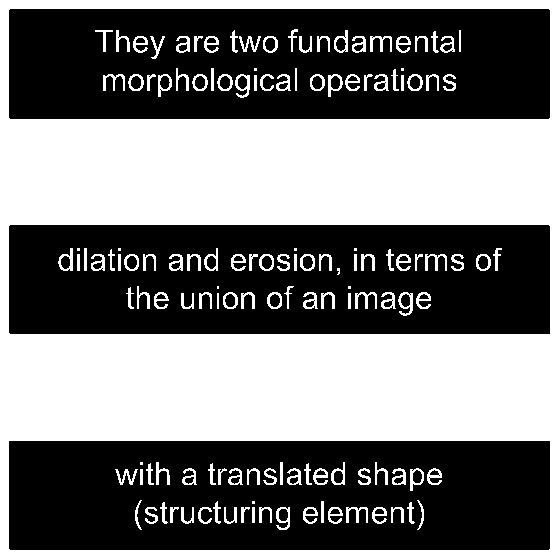
%> input picture lab5/images/Dilation.tif, 560 x 560 px
$ octave task1_dilation.m   (GNU Octave 9; MATLAB toolbox functions it lacks are replaced by stand-ins)
%> lines starting %> are read from the running program, lines starting %| are printed output that depends on the picture; in (x1, y1, x2, y2) boxes, pixels count from 0 and x2, y2 are one past the last pixel; in counts of white or black regions, pixels touching at a corner belong together; the program's own positions count from 1
pkg load image;
clear; close all;

img_dir = '../images/';
out_dir = '../results/';
if ~exist(out_dir, 'dir'); mkdir(out_dir); end

% Read images
img1 = imread([img_dir 'Dilation.tif']);
%> img1 is the input picture: size 560x560 uint8; 47.6% white; 140 white regions (11 under 20 px), largest, box (x1, y1, x2, y2) and area: (0, 0, 560, 560) 136161, (235, 74, 250, 98) 164, (398, 292, 413, 316) 163
img2 = imread([img_dir 'ToiletOpen.tif']);
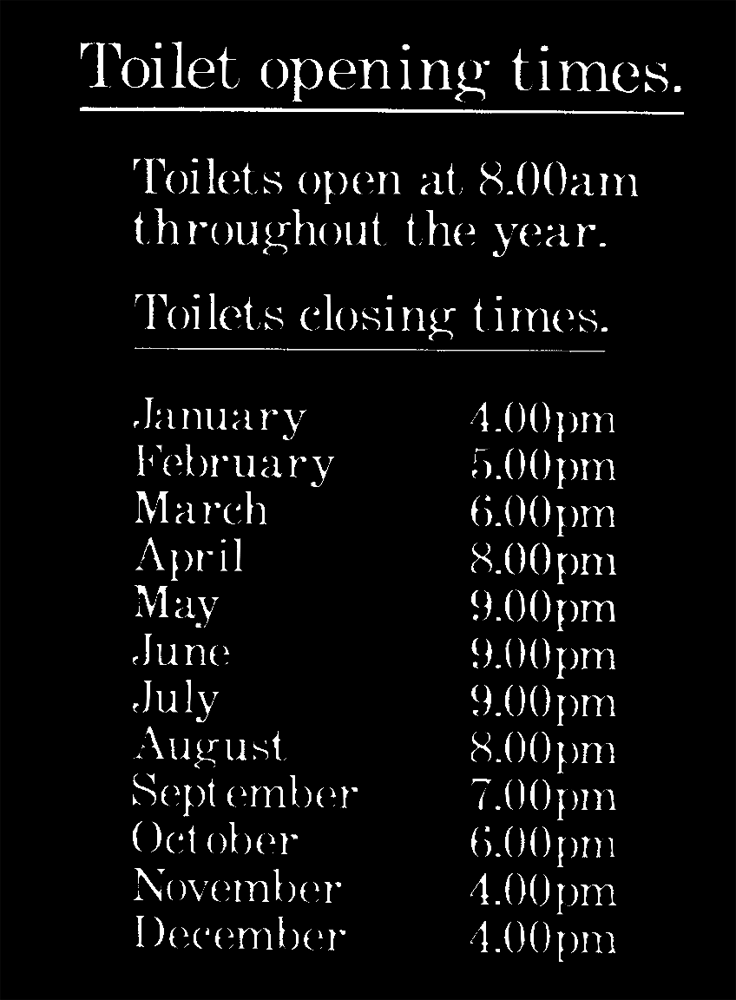
%> input picture lab5/images/ToiletOpen.tif, 736 x 1000 px
%> img2 is the input picture: size 1000x736 uint8; min 0, max 255, mean 12.5

if size(img1, 3) == 3; img1 = rgb2gray(img1); end
if size(img2, 3) == 3; img2 = rgb2gray(img2); end

% Original SE: 3x3 square (all ones)
SE_orig = strel('square', 3);

% X-type SE: only main and secondary diagonals
SE_x_mat = logical([1 0 1; 0 1 0; 1 0 1]);
SE_x = strel('arbitrary', SE_x_mat);

% Apply dilation
img1_dil_orig = imdilate(img1, SE_orig);
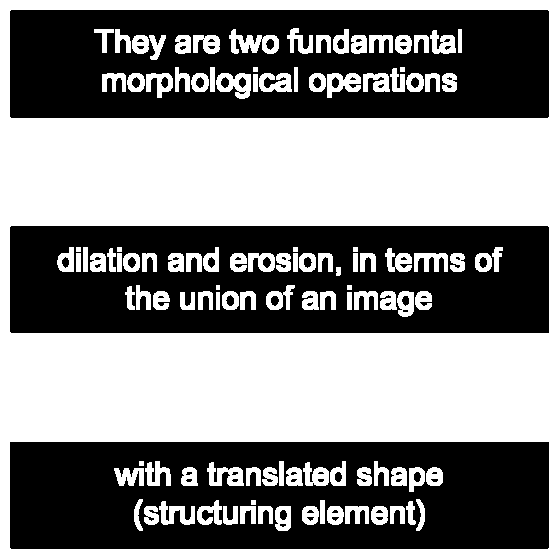
%> img1_dil_orig: size 560x560 uint8; 52.9% white; 73 black regions (48 under 20 px), largest, box (x1, y1, x2, y2) and area: (10, 442, 549, 549) 49282, (10, 10, 549, 118) 48285, (10, 226, 549, 333) 48057
img1_dil_x    = imdilate(img1, SE_x);
%> img1_dil_x: size 560x560 uint8; 52.9% white; 75 black regions (50 under 20 px), largest, box (x1, y1, x2, y2) and area: (10, 442, 549, 549) 49306, (10, 10, 549, 118) 48299, (10, 226, 549, 333) 48073
img2_dil_orig = imdilate(img2, SE_orig);
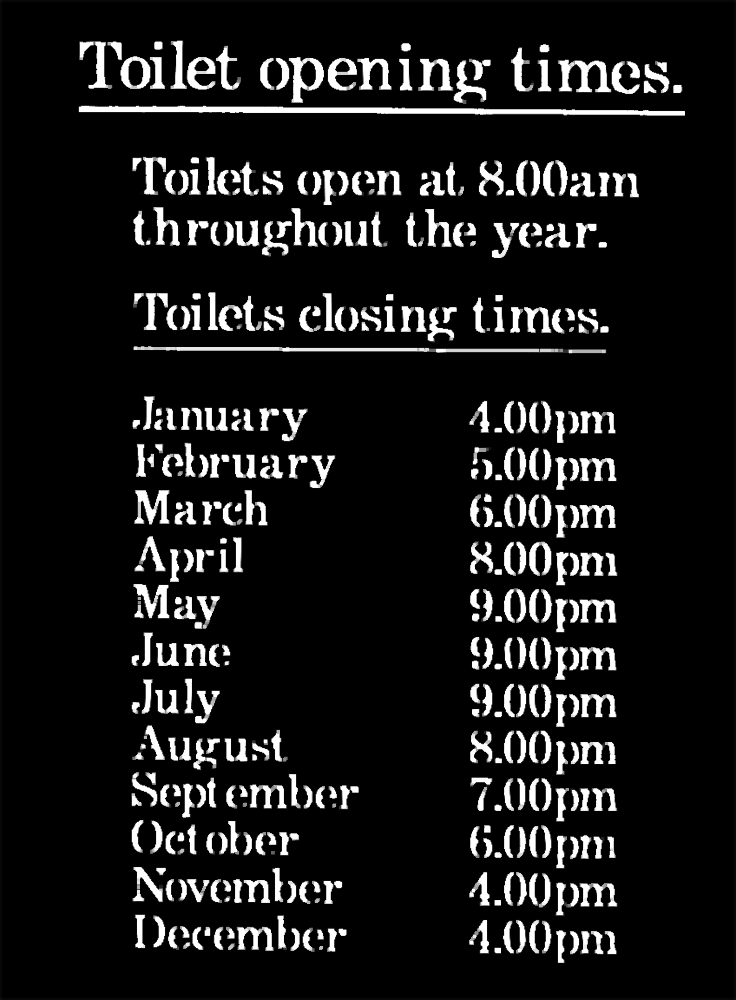
%> img2_dil_orig: size 1000x736 uint8; min 0, max 255, mean 24.5
img2_dil_x    = imdilate(img2, SE_x);

% Save individual results
imwrite(img1,           [out_dir 'task1_orig_Dilation.png']);
imwrite(img1_dil_orig,  [out_dir 'task1_dil_orig_Dilation.png']);
imwrite(img1_dil_x,     [out_dir 'task1_dil_x_Dilation.png']);
imwrite(img2,           [out_dir 'task1_orig_ToiletOpen.png']);
imwrite(img2_dil_orig,  [out_dir 'task1_dil_orig_ToiletOpen.png']);
imwrite(img2_dil_x,     [out_dir 'task1_dil_x_ToiletOpen.png']);

% Comparison figure for Dilation.tif
fig1 = figure('visible', 'off', 'Position', [0 0 1200 400]);
subplot(1,3,1); imshow(img1);          title('Оригинал');
subplot(1,3,2); imshow(img1_dil_orig); title('Дилатация – SE 3x3');
subplot(1,3,3); imshow(img1_dil_x);   title('Дилатация – SE тип X');
saveas(fig1, [out_dir 'task1_comparison_Dilation.png']); close(fig1);

% Comparison figure for ToiletOpen.tif
fig2 = figure('visible', 'off', 'Position', [0 0 1200 400]);
subplot(1,3,1); imshow(img2);          title('Оригинал');
subplot(1,3,2); imshow(img2_dil_orig); title('Дилатация – SE 3x3');
subplot(1,3,3); imshow(img2_dil_x);   title('Дилатация – SE тип X');
saveas(fig2, [out_dir 'task1_comparison_ToiletOpen.png']); close(fig2);

% SE visualization
SE_orig_mat = ones(3, 3);
fig3 = figure('visible', 'off', 'Position', [0 0 600 300]);
subplot(1,2,1);
imagesc(SE_orig_mat); colormap(gray); caxis([0 1]);
axis off equal; title('SE оригинален (3x3)');
subplot(1,2,2);
imagesc(double(SE_x_mat)); colormap(gray); caxis([0 1]);
axis off equal; title('SE тип X');
%> after `title('SE тип X')`:
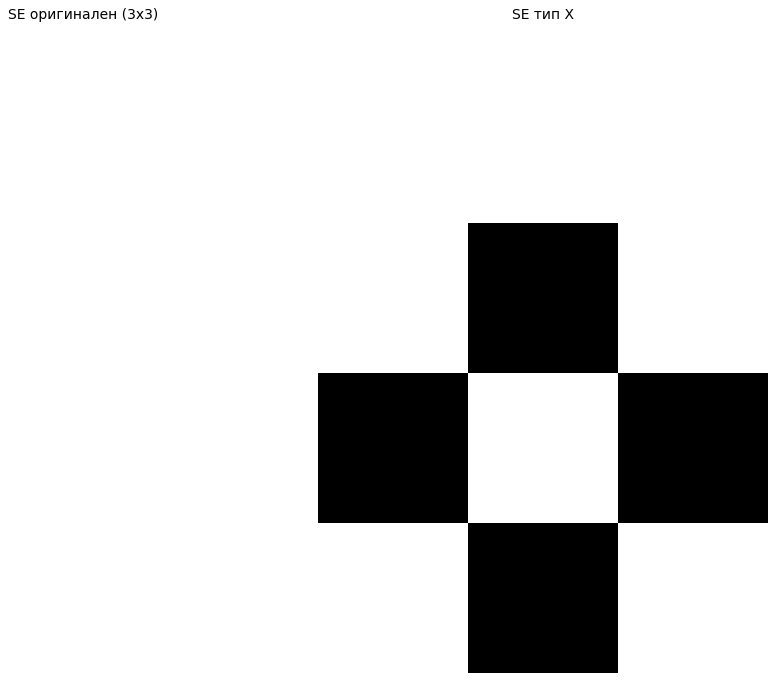
%> figure redrawn from the program's plot data, 2 panels
saveas(fig3, [out_dir 'task1_se_visualization.png']); close(fig3);
